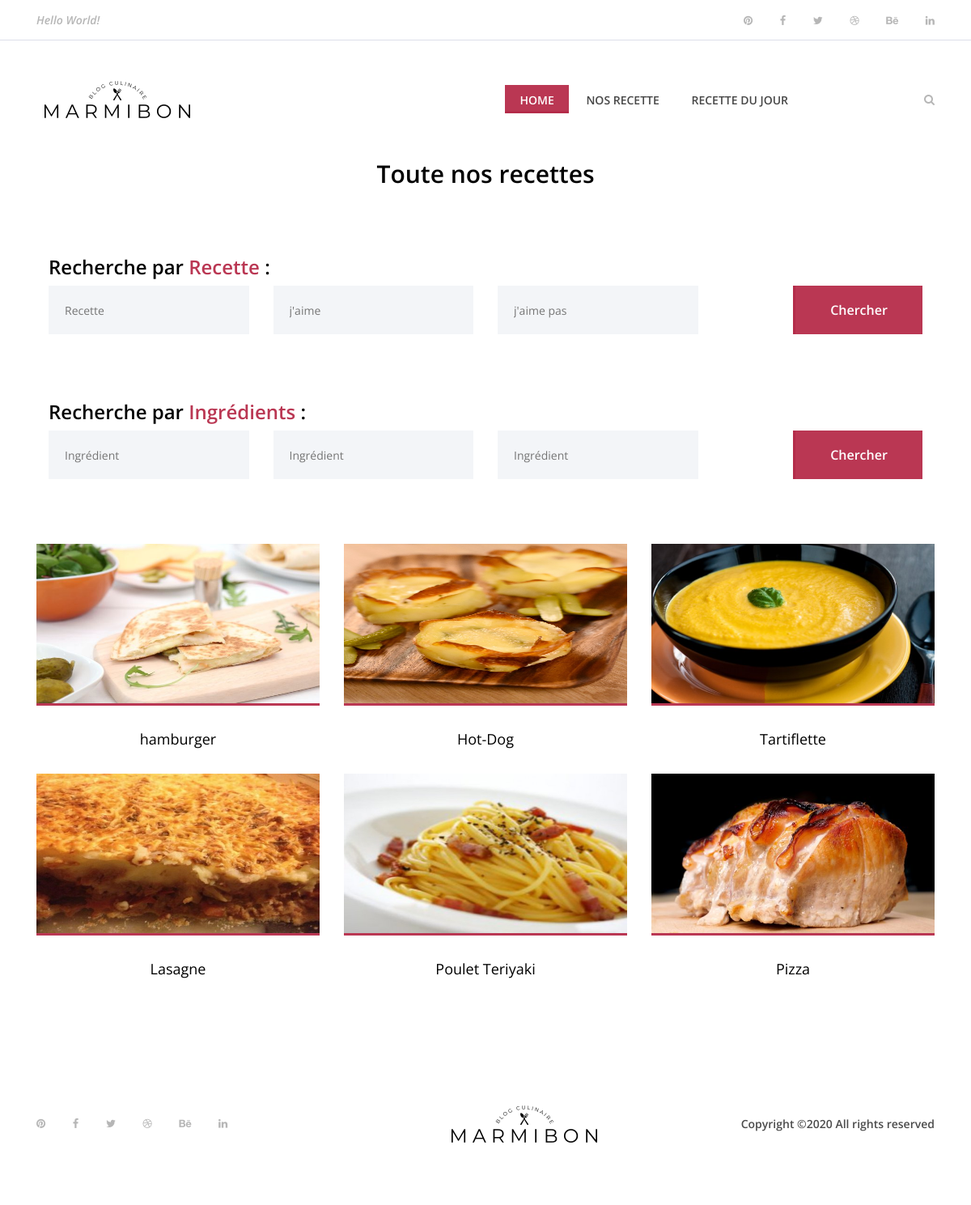
/?recipes, run on an earlier commit of the app's database.
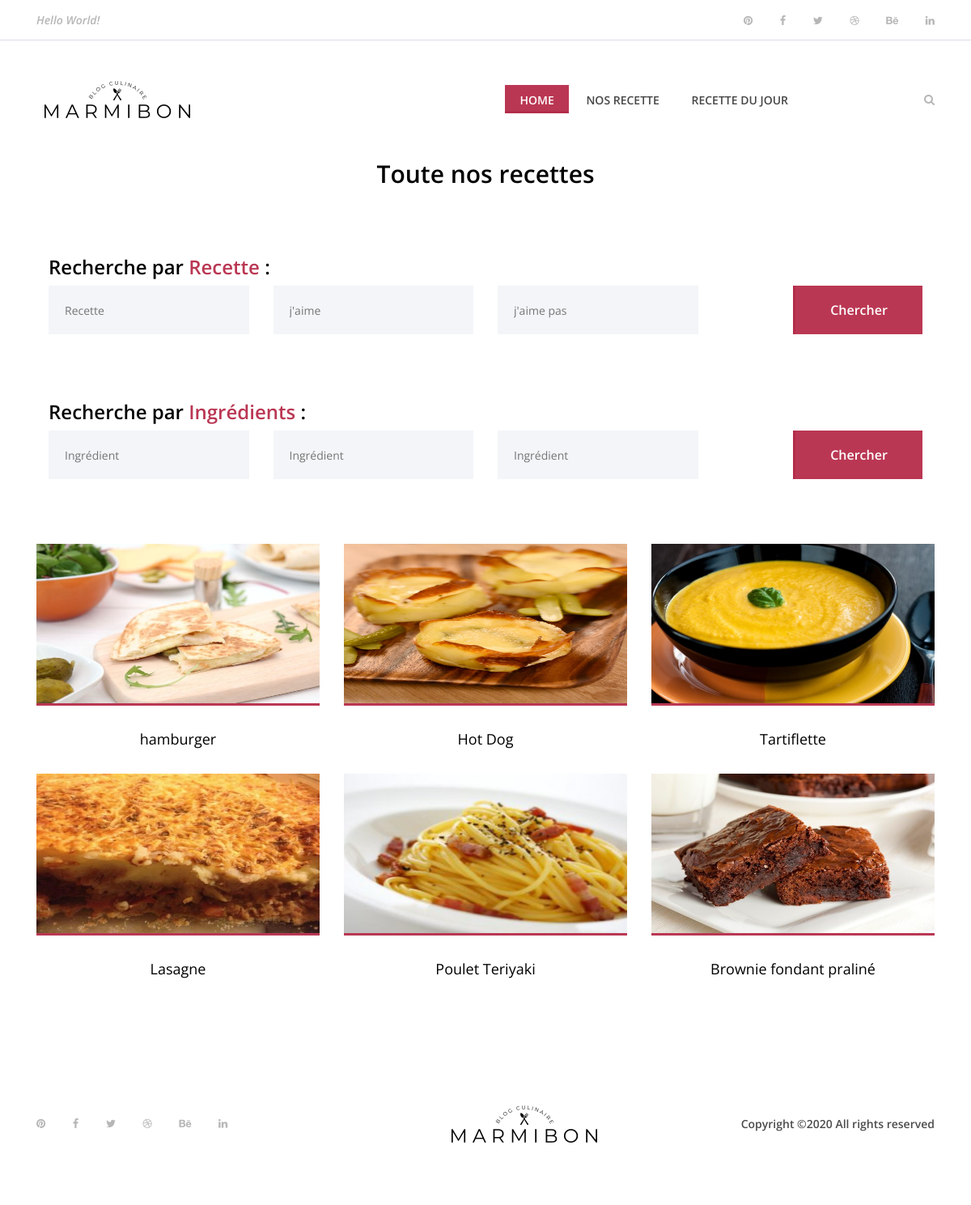
And on a later commit of the database.
### tables this page shows
CREATE TABLE IF NOT EXISTS `recette` (
  `Id_recette` bigint(255) NOT NULL AUTO_INCREMENT,
  `Name_recette` varchar(255) DEFAULT NULL,
  `img_recette` varchar(255) DEFAULT NULL,
  `time_recette` varchar(255) DEFAULT NULL,
  `number_recette` bigint(255) DEFAULT NULL,
  `level_recette` varchar(255) DEFAULT NULL,
  `cost_recette` varchar(255) DEFAULT NULL,
  `description_recette` text DEFAULT NULL,
  `Id_Ingredient` bigint(255) DEFAULT NULL,
  `likes` int(255) NOT NULL,
  `dislikes` int(255) NOT NULL,
  PRIMARY KEY (`Id_recette`)
);

### controllers/controller.php (called while the page is built, shortened)
<?php
require('models/model.php');
function recipes(){
    $allRecipe = new Recette();
    $allRecipe = $allRecipe->recettes();
    require('views/recipes.php');
}

### public/connect.php (called while the page is built)
<?php
class Databases
{
    public function connect()
    {
        try
        {
            $db = new PDO('mysql:host=localhost;dbname=marmibon;port=3308;charset=utf8', 'root', '');
            return $db;
        }
        catch(Exception $e)
        {
            die('Erreur : '.$e->getMessage());
        }
    }
}

### models/model.php (called while the page is built, shortened)
<?php
require_once('public/connect.php');
class Recette extends Databases{
    public function recettes(){
        $recette = $this->connect()->prepare('SELECT * FROM recette');
        $recette->execute();
        $result = $recette->fetchALL(PDO::FETCH_ASSOC);
        return $result;
     }
}

### views/recipes.php (the view, shortened to what this page needs)
<section class="best-receipe-area">
    <div class="container">
        <div class="row">
            <div class="col-12">
                <div class="section-heading">
                    <h3>Toute nos recettes</h3>
                </div>
            </div>
        </div>
        <div class="receipe-post-search mb-80">
            <div class="container">
                <h4>Recherche par <span style="color: #ba3753;">Recette</span> :</h4>
                <form action="<?='?selectrecipe'?>" method="post">
                    <div class="row">
                        <div class="col-12 col-lg-3">
                            <input type="search" name="Recette" placeholder="Recette">
                        </div>
                        <div class="col-12 col-lg-3">
                            <input type="search" name="ilike" placeholder="j'aime">
                        </div>
                        <div class="col-12 col-lg-3">
                            <input type="search" name="idontlike" placeholder="j'aime pas ">
                        </div>
                        <div class="col-12 col-lg-3 text-right">
                            <button type="submit" name="selectrecipe" value="recherche"
                                class="btn delicious-btn">Chercher</button>
                        </div>
                    </div>
                </form>
            </div>
        </div>
        <div class="receipe-post-search mb-80">
            <div class="container">
                <h4>Recherche par <span style="color: #ba3753;">Ingrédients</span> :</h4>
                <form action="<?='?selectrecipes'?>" method="post">
                    <div class="row">
                        <div class="col-12 col-lg-3">
                            <input type="search" name="Ingredient1" placeholder="Ingrédient">
                        </div>
                        <div class="col-12 col-lg-3">
                            <input type="search" name="Ingredient2" placeholder="Ingrédient">
                        </div>
                        <div class="col-12 col-lg-3">
                            <input type="search" name="Ingredient3" placeholder="Ingrédient">
                        </div>
                        <div class="col-12 col-lg-3 text-right">
                            <button type="submit" name="selectrecipes" value="recherche"
                                class="btn delicious-btn">Chercher</button>
                        </div>
                    </div>
                </form>
            </div>
        </div>
        <div class="row">
            <?php foreach($allRecipe as $result){ ?>
            <div class="col-12 col-sm-6 col-lg-4">
                <div class="single-best-receipe-area mb-30">
                    <img src="<?=$result['img_recette'] ?>" alt="">
                    <div class="receipe-content">
                        <a href=<?='?recipeID='.$result['Id_recette'] ?>>
                            <h5><?=$result['Name_recette'] ?></h5>
                        </a>
                    </div>
                </div>
            </div>
            <?php } ?>
        </div>
    </div>
</section>
<?php $content = ob_get_clean(); ?>
<?php require('templates/template.php'); ?>

### index.php
<?php
require('controllers/controller.php');
if (isset($_GET['recipeID'])) {
    echo singleRecipe();
            }else if(isset($_GET['recipes'])) {
                echo recipes();
                    }else if(isset($_GET['dayRecipes'])) {
                        echo randRecipe();
                            }else if(isset($_GET['home'])){
                                echo homeView();
                                    } else if (isset($_POST['selectrecipe'])) {
                                        echo search();
                                            }else if (isset($_POST['selectrecipes'])){
                                                echo searchRR();
                                                }else if (isset($_GET['admin'])){
                                                    echo admin();
                                                    }else{
                                                        echo homeView();
                                                        }
require_once ('templates/template.php');

### templates/template.php (shortened to what this page needs)
<!DOCTYPE html>
<html lang="fr">
<head>
    <link rel="stylesheet" href="public/css/style.css">
</head>
<body>
    <header class="header-area">
        <div class="top-header-area">
            <div class="container h-100">
                <div class="row h-100 align-items-center justify-content-between">
                    <div class="col-12 col-sm-6">
                        <div class="breaking-news">
                            <div id="breakingNewsTicker" class="ticker">
                                <ul>
                                    <li><a href="#">Hello World!</a></li>
                                </ul>
                            </div>
                        </div>
                    </div>
                    <div class="col-12 col-sm-6">
                        <div class="top-social-info text-right">
                            <a href="#"><i class="fa fa-pinterest" aria-hidden="true"></i></a>
                            <a href="#"><i class="fa fa-facebook" aria-hidden="true"></i></a>
                            <a href="#"><i class="fa fa-twitter" aria-hidden="true"></i></a>
                            <a href="#"><i class="fa fa-dribbble" aria-hidden="true"></i></a>
                            <a href="#"><i class="fa fa-behance" aria-hidden="true"></i></a>
                            <a href="#"><i class="fa fa-linkedin" aria-hidden="true"></i></a>
                        </div>
                    </div>
                </div>
            </div>
        </div>
        <div class="delicious-main-menu">
            <div class="classy-nav-container breakpoint-off">
                <div class="container">
                    <nav class="classy-navbar justify-content-between" id="deliciousNav">
                        <a class="nav-brand" href="index.html"><img src="public/img/core-img/logo.png" alt=""></a>
                        <div class="classy-menu">
                            <div class="classynav">
                                <ul>
                                    <li class="active"><a href="<?='?home'?>">Home</a></li>
                                    <li><a href="<?='?recipes'?>">Nos recette</a></li>
                                    <li><a href="<?='?dayRecipes'?>">Recette du jour</a></li>
                                </ul>
                                <div class="search-btn">
                                    <i class="fa fa-search" aria-hidden="true"></i>
                                </div>
                            </div>
                        </div>
                    </nav>
                </div>
            </div>
        </div>
    </header>
        <?= $content ?>
    <footer class="footer-area">
        <div class="container h-100">
            <div class="row h-100">
                <div class="col-12 h-100 d-flex flex-wrap align-items-center justify-content-between">
                    <div class="footer-social-info text-right">
                        <a href="#"><i class="fa fa-pinterest" aria-hidden="true"></i></a>
                        <a href="#"><i class="fa fa-facebook" aria-hidden="true"></i></a>
                        <a href="#"><i class="fa fa-twitter" aria-hidden="true"></i></a>
                        <a href="#"><i class="fa fa-dribbble" aria-hidden="true"></i></a>
                        <a href="#"><i class="fa fa-behance" aria-hidden="true"></i></a>
                        <a href="#"><i class="fa fa-linkedin" aria-hidden="true"></i></a>
                    </div>
                    <div class="footer-logo">
                        <a href="index.html"><img src="public/img/core-img/logo.png" alt=""></a>
                    </div>
                    <p>Copyright &copy;<script>document.write(new Date().getFullYear());</script> All rights reserved </p>
                </div>
            </div>
        </div>
    </footer>
</body>
</html>

### public/css/style.css (style rules this page uses)
* { margin: 0; padding: 0; }
body { font-family: "Open Sans", sans-serif; font-size: 14px; }
h1, h2, h3, h4, h5, h6 { color: #000000; line-height: 1.3; font-weight: 600; }
p { color: #9b9b9b; font-size: 14px; line-height: 2; font-weight: 400; }
a, a:hover, a:focus { -webkit-transition-duration: 500ms; transition-duration: 500ms; text-decoration: none; outline: 0 solid transparent; color: #000000; font-weight: 600; font-size: 14px; color: #474747; }
ul, ol { margin: 0; }
ul li, ol li { list-style: none; }
img { height: auto; max-width: 100%; }
.mb-30 { margin-bottom: 30px !important; }
.mb-80 { margin-bottom: 80px !important; }
.section-heading { position: relative; z-index: 1; margin-bottom: 80px; text-align: center; }
.section-heading h3 { font-size: 30px; margin-bottom: 0; }
.delicious-btn { display: inline-block; min-width: 160px; height: 60px; color: #ffffff; border: none; border-left: 3px solid #b42c4a; border-radius: 0; padding: 0 30px; font-size: 16px; line-height: 58px; font-weight: 600; -webkit-transition-duration: 500ms; transition-duration: 500ms; text-transform: capitalize; background-color: #ba3753; }
.header-area { position: relative; z-index: 100; width: 100%; }
.header-area .top-header-area { width: 100%; height: 50px; background-color: #ffffff; border-bottom: 1px solid #dddee9; }
.header-area .top-header-area .breaking-news { position: relative; z-index: 1; }
.header-area .top-header-area .breaking-news .ticker { width: 100%; text-align: left; position: relative; overflow: hidden; }
.header-area .top-header-area .breaking-news .ticker ul { width: 100%; position: relative; z-index: 1; }
.header-area .top-header-area .breaking-news .ticker ul li { display: none; width: 100%; }
.header-area .top-header-area .breaking-news .ticker ul li a { font-size: 14px; color: #b6b6b6; font-style: italic; }
.header-area .top-header-area .top-social-info a { display: inline-block; color: #b6b6b6; font-size: 13px; margin-right: 30px; }
.header-area .top-header-area .top-social-info a:last-child { margin-right: 0; }
.header-area .delicious-main-menu { position: relative; width: 100%; z-index: 100; height: 145px; }
.header-area .delicious-main-menu .classy-nav-container { background-color: transparent; }
.header-area .delicious-main-menu .classy-navbar { height: 145px; padding: 0; }
.header-area .delicious-main-menu .classy-navbar .classynav ul li a { font-weight: 600; }
.header-area .delicious-main-menu .classy-navbar .classynav > ul > li > a { text-transform: uppercase; padding: 12px 18px 11px; background-color: transparent; border-bottom: 3px solid transparent; line-height: 1; color: #474747; font-weight: 600; }
.header-area .delicious-main-menu .classy-navbar .classynav > ul > li.active > a { color: #ffffff; background-color: #ba3753; border-bottom: 3px solid #b42c4a; }
.header-area .delicious-main-menu .classy-navbar .classynav > ul > li.active > a::after { color: #ffffff; }
.header-area .delicious-main-menu .classynav .search-btn { color: #b6b6b6; margin-left: 150px; cursor: pointer; -webkit-transition-duration: 500ms; transition-duration: 500ms; }
.header-area .delicious-main-menu .classynav .search-btn i { -webkit-transition-duration: 500ms; transition-duration: 500ms; }
.best-receipe-area { position: relative; z-index: 1; padding-bottom: 50px; }
.single-best-receipe-area { position: relative; z-index: 1; }
.single-best-receipe-area img { border-bottom: 3px solid #ba3753; }
.single-best-receipe-area .receipe-content { padding-top: 30px; text-align: center; }
.single-best-receipe-area .receipe-content h5 { font-size: 18px; margin-bottom: 10px; font-weight: 400; -webkit-transition-duration: 500ms; transition-duration: 500ms; }
.receipe-post-search { position: relative; z-index: 20; }
.receipe-post-search form input { width: 100%; height: 60px; background-color: #f3f5f8; font-size: 14px; padding: 0 20px; border: none; }
.footer-area { position: relative; z-index: 1; width: 100%; height: 140px; background-color: #ffffff; }
.footer-area .footer-social-info { padding-right: 15px; }
.footer-area .footer-social-info a { display: inline-block; color: #b6b6b6; font-size: 13px; margin-right: 30px; }
.footer-area p { color: #4b4b4b; font-weight: 600; margin-bottom: 0; padding-left: 15px; }
.single-best-receipe-area.mb-30 img { height: 200px; width: 450px; }

What changed in the data, as far as the page shows it:
removed recette: img_recette (picture), Name_recette "Pizza"
changed recette: Name_recette "Hot-Dog" → "Hot Dog"
added recette: img_recette (picture), Name_recette "Brownie fondant praliné"
